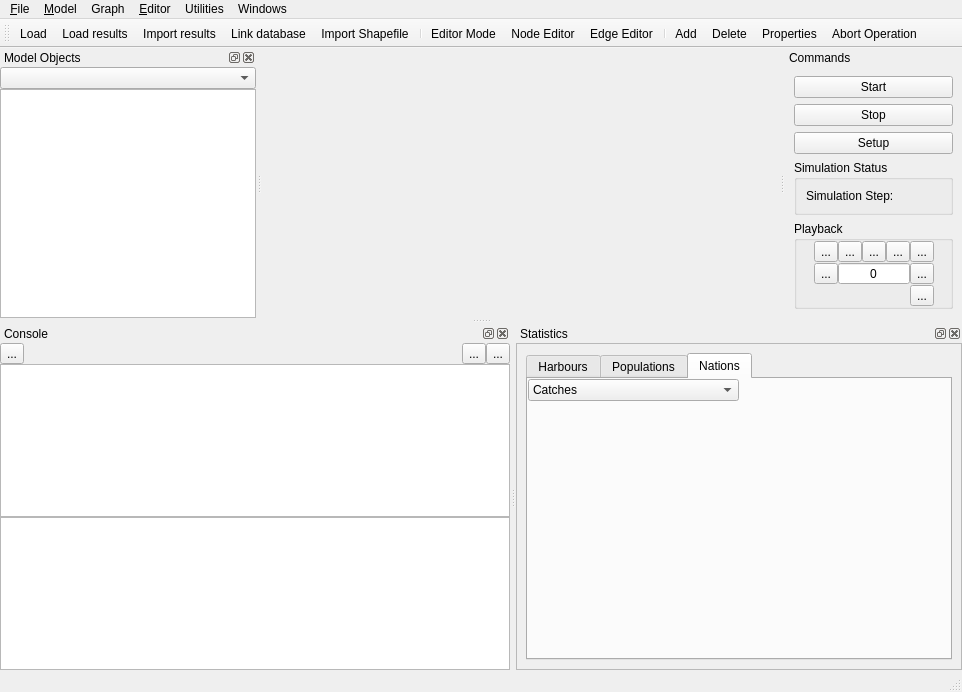
<?xml version="1.0" encoding="UTF-8"?>
<ui version="4.0">
 <class>MainWindow</class>
 <widget class="QMainWindow" name="MainWindow">
  <property name="geometry">
   <rect>
    <x>0</x>
    <y>0</y>
    <width>962</width>
    <height>692</height>
   </rect>
  </property>
  <property name="windowTitle">
   <string>DISPLACE</string>
  </property>
  <widget class="QWidget" name="centralwidget">
   <layout class="QHBoxLayout" name="horizontalLayout" stretch="0">
    <item>
     <widget class="WrapperWidget" name="mapWidget" native="true">
      <property name="sizePolicy">
       <sizepolicy hsizetype="Expanding" vsizetype="Expanding">
        <horstretch>0</horstretch>
        <verstretch>0</verstretch>
       </sizepolicy>
      </property>
      <property name="minimumSize">
       <size>
        <width>400</width>
        <height>100</height>
       </size>
      </property>
     </widget>
    </item>
   </layout>
  </widget>
  <widget class="QMenuBar" name="menubar">
   <property name="geometry">
    <rect>
     <x>0</x>
     <y>0</y>
     <width>962</width>
     <height>23</height>
    </rect>
   </property>
   <widget class="QMenu" name="menu_Model">
    <property name="title">
     <string>&amp;Model</string>
    </property>
    <widget class="QMenu" name="menuPalettes">
     <property name="title">
      <string>Palettes</string>
     </property>
     <addaction name="actionPalettes"/>
     <addaction name="actionPopulations"/>
     <addaction name="actionTariffs"/>
    </widget>
    <addaction name="actionConfiguration"/>
    <addaction name="actionScenario"/>
    <addaction name="menuPalettes"/>
   </widget>
   <widget class="QMenu" name="menu_File">
    <property name="title">
     <string>&amp;File</string>
    </property>
    <addaction name="action_Load"/>
    <addaction name="actionLoad_results"/>
    <addaction name="actionImport_results"/>
    <addaction name="actionImport_Shapefile"/>
    <addaction name="action_Link_database"/>
    <addaction name="separator"/>
    <addaction name="actionAbout_displace"/>
    <addaction name="separator"/>
    <addaction name="actionQuit"/>
   </widget>
   <widget class="QMenu" name="menu_Editor">
    <property name="title">
     <string>&amp;Editor</string>
    </property>
    <addaction name="actionGraph"/>
    <addaction name="actionNode_Editor"/>
    <addaction name="actionEdge_Edit"/>
    <addaction name="separator"/>
    <addaction name="actionClean_Selection"/>
    <addaction name="separator"/>
    <addaction name="actionAdd"/>
    <addaction name="actionDelete"/>
    <addaction name="actionProperties"/>
    <addaction name="separator"/>
    <addaction name="actionAbort_Operation"/>
   </widget>
   <widget class="QMenu" name="menuGraph">
    <property name="title">
     <string>Graph</string>
    </property>
    <addaction name="actionClear_Graph"/>
    <addaction name="actionLoad_Graph"/>
    <addaction name="actionSave_Graph"/>
    <addaction name="actionExport_Graph"/>
    <addaction name="separator"/>
    <addaction name="actionCreate_Graph"/>
    <addaction name="actionLoad_Harbours"/>
    <addaction name="actionLink_Harbours_to_Graph"/>
    <addaction name="actionLoadStockNames"/>
    <addaction name="separator"/>
    <addaction name="actionCreate_Shortest_Path"/>
    <addaction name="actionLink_Shortest_Path_Folder"/>
    <addaction name="actionAdd_Penalty_from_File"/>
    <addaction name="actionAdd_Penalty_on_Polygon"/>
    <addaction name="actionAssign_Landscape_codes"/>
    <addaction name="actionAssign_Area_codes"/>
    <addaction name="separator"/>
    <addaction name="actionMergeWeights"/>
    <addaction name="actionMergePings"/>
    <addaction name="actionCalcPopDistribution"/>
    <addaction name="actionCheck_for_isolated_subgraphs"/>
   </widget>
   <widget class="QMenu" name="menuUtilities">
    <property name="title">
     <string>Utilities</string>
    </property>
    <widget class="QMenu" name="menuExport_Graph_Image">
     <property name="title">
      <string>Export Graph Image</string>
     </property>
     <addaction name="actionExport_Harbours"/>
     <addaction name="actionExport_Populations"/>
     <addaction name="actionExport_Nations"/>
     <addaction name="separator"/>
     <addaction name="actionExportAllGraphics"/>
    </widget>
    <addaction name="actionCSV_Editor"/>
    <addaction name="actionDecision_Trees_Editor"/>
    <addaction name="actionTime_Series_Editor"/>
    <addaction name="actionVessel_Creation_Editor"/>
    <addaction name="actionR_Console"/>
    <addaction name="actionScheduler_Editor"/>
    <addaction name="separator"/>
    <addaction name="actionExport_Map"/>
    <addaction name="menuExport_Graph_Image"/>
   </widget>
   <widget class="QMenu" name="menuWindows">
    <property name="title">
     <string>Windows</string>
    </property>
   </widget>
   <addaction name="menu_File"/>
   <addaction name="menu_Model"/>
   <addaction name="menuGraph"/>
   <addaction name="menu_Editor"/>
   <addaction name="menuUtilities"/>
   <addaction name="menuWindows"/>
  </widget>
  <widget class="QStatusBar" name="statusbar"/>
  <widget class="QDockWidget" name="objectMapView">
   <property name="windowTitle">
    <string>Model Objects</string>
   </property>
   <attribute name="dockWidgetArea">
    <number>1</number>
   </attribute>
   <widget class="QWidget" name="dockWidgetContents">
    <layout class="QVBoxLayout" name="verticalLayout_4">
     <property name="spacing">
      <number>0</number>
     </property>
     <property name="leftMargin">
      <number>0</number>
     </property>
     <property name="topMargin">
      <number>0</number>
     </property>
     <property name="rightMargin">
      <number>0</number>
     </property>
     <property name="bottomMargin">
      <number>0</number>
     </property>
     <item>
      <widget class="QComboBox" name="modelSelector"/>
     </item>
     <item>
      <widget class="QTreeView" name="treeView">
       <property name="headerHidden">
        <bool>true</bool>
       </property>
      </widget>
     </item>
    </layout>
   </widget>
  </widget>
  <widget class="QDockWidget" name="consoleView">
   <property name="windowTitle">
    <string>Console</string>
   </property>
   <attribute name="dockWidgetArea">
    <number>8</number>
   </attribute>
   <widget class="QWidget" name="dockWidgetContents_2">
    <layout class="QVBoxLayout" name="verticalLayout_2">
     <property name="spacing">
      <number>0</number>
     </property>
     <property name="leftMargin">
      <number>0</number>
     </property>
     <property name="topMargin">
      <number>0</number>
     </property>
     <property name="rightMargin">
      <number>0</number>
     </property>
     <property name="bottomMargin">
      <number>0</number>
     </property>
     <item>
      <layout class="QHBoxLayout" name="horizontalLayout_2">
       <item>
        <widget class="QToolButton" name="saveConsoleButton">
         <property name="text">
          <string>...</string>
         </property>
         <property name="icon">
          <iconset resource="../tseditor/tseditor.qrc">
           <normaloff>:/icons/save.png</normaloff>:/icons/save.png</iconset>
         </property>
         <property name="iconSize">
          <size>
           <width>18</width>
           <height>18</height>
          </size>
         </property>
        </widget>
       </item>
       <item>
        <spacer name="horizontalSpacer">
         <property name="orientation">
          <enum>Qt::Horizontal</enum>
         </property>
         <property name="sizeHint" stdset="0">
          <size>
           <width>40</width>
           <height>20</height>
          </size>
         </property>
        </spacer>
       </item>
       <item>
        <widget class="QToolButton" name="cmdProfileEnable">
         <property name="text">
          <string>...</string>
         </property>
         <property name="icon">
          <iconset resource="qtgui.qrc">
           <normaloff>:/icons/timer.png</normaloff>:/icons/timer.png</iconset>
         </property>
         <property name="checkable">
          <bool>true</bool>
         </property>
        </widget>
       </item>
       <item>
        <widget class="QToolButton" name="cmdProfileSave">
         <property name="text">
          <string>...</string>
         </property>
         <property name="icon">
          <iconset resource="../tseditor/tseditor.qrc">
           <normaloff>:/icons/save.png</normaloff>:/icons/save.png</iconset>
         </property>
        </widget>
       </item>
      </layout>
     </item>
     <item>
      <widget class="QPlainTextEdit" name="console"/>
     </item>
     <item>
      <widget class="QPlainTextEdit" name="profilingOutput"/>
     </item>
    </layout>
   </widget>
  </widget>
  <widget class="QDockWidget" name="statsView">
   <property name="windowTitle">
    <string>Statistics</string>
   </property>
   <attribute name="dockWidgetArea">
    <number>8</number>
   </attribute>
   <widget class="QWidget" name="dockWidgetContents_3">
    <layout class="QVBoxLayout" name="verticalLayout_3">
     <property name="spacing">
      <number>0</number>
     </property>
     <property name="leftMargin">
      <number>0</number>
     </property>
     <property name="topMargin">
      <number>0</number>
     </property>
     <property name="rightMargin">
      <number>0</number>
     </property>
     <property name="bottomMargin">
      <number>0</number>
     </property>
     <item>
      <widget class="QFrame" name="frame_2">
       <property name="frameShape">
        <enum>QFrame::StyledPanel</enum>
       </property>
       <property name="frameShadow">
        <enum>QFrame::Raised</enum>
       </property>
       <layout class="QVBoxLayout" name="verticalLayout_6">
        <item>
         <widget class="QTabWidget" name="statsTab">
          <property name="currentIndex">
           <number>2</number>
          </property>
          <widget class="QWidget" name="tabStatsHarbours">
           <attribute name="icon">
            <iconset resource="qtgui.qrc">
             <normaloff>:/icons/harbour.png</normaloff>:/icons/harbour.png</iconset>
           </attribute>
           <attribute name="title">
            <string>Harbours</string>
           </attribute>
           <layout class="QVBoxLayout" name="verticalLayout_7" stretch="0,1">
            <property name="spacing">
             <number>0</number>
            </property>
            <property name="leftMargin">
             <number>0</number>
            </property>
            <property name="topMargin">
             <number>0</number>
            </property>
            <property name="rightMargin">
             <number>0</number>
            </property>
            <property name="bottomMargin">
             <number>0</number>
            </property>
            <item>
             <layout class="QHBoxLayout" name="horizontalLayout_5">
              <item>
               <widget class="QComboBox" name="harbStatSelector">
                <property name="sizePolicy">
                 <sizepolicy hsizetype="MinimumExpanding" vsizetype="Fixed">
                  <horstretch>0</horstretch>
                  <verstretch>0</verstretch>
                 </sizepolicy>
                </property>
                <item>
                 <property name="text">
                  <string>Cum Catches</string>
                 </property>
                </item>
                <item>
                 <property name="text">
                  <string>Revenues</string>
                 </property>
                </item>
                <item>
                 <property name="text">
                  <string>Gross Added Value</string>
                 </property>
                </item>
                <item>
                 <property name="text">
                  <string>VPUF</string>
                 </property>
                </item>
               </widget>
              </item>
              <item>
               <spacer name="horizontalSpacer_6">
                <property name="orientation">
                 <enum>Qt::Horizontal</enum>
                </property>
                <property name="sizeHint" stdset="0">
                 <size>
                  <width>40</width>
                  <height>20</height>
                 </size>
                </property>
               </spacer>
              </item>
             </layout>
            </item>
            <item>
             <widget class="QCustomPlot" name="plotHarbours" native="true"/>
            </item>
           </layout>
          </widget>
          <widget class="QWidget" name="tabStatsPopulations">
           <attribute name="icon">
            <iconset resource="qtgui.qrc">
             <normaloff>:/icons/fish.png</normaloff>:/icons/fish.png</iconset>
           </attribute>
           <attribute name="title">
            <string>Populations</string>
           </attribute>
           <layout class="QVBoxLayout" name="verticalLayout_8" stretch="0,1">
            <property name="spacing">
             <number>0</number>
            </property>
            <property name="leftMargin">
             <number>0</number>
            </property>
            <property name="topMargin">
             <number>0</number>
            </property>
            <property name="rightMargin">
             <number>0</number>
            </property>
            <property name="bottomMargin">
             <number>0</number>
            </property>
            <item>
             <layout class="QHBoxLayout" name="horizontalLayout_3">
              <item>
               <widget class="QComboBox" name="popStatSelector">
                <property name="sizePolicy">
                 <sizepolicy hsizetype="MinimumExpanding" vsizetype="Fixed">
                  <horstretch>0</horstretch>
                  <verstretch>0</verstretch>
                 </sizepolicy>
                </property>
                <item>
                 <property name="text">
                  <string>Number at size</string>
                 </property>
                </item>
                <item>
                 <property name="text">
                  <string>Fishing mortality</string>
                 </property>
                </item>
               </widget>
              </item>
              <item>
               <spacer name="horizontalSpacer_4">
                <property name="orientation">
                 <enum>Qt::Horizontal</enum>
                </property>
                <property name="sizeHint" stdset="0">
                 <size>
                  <width>40</width>
                  <height>20</height>
                 </size>
                </property>
               </spacer>
              </item>
             </layout>
            </item>
            <item>
             <widget class="QCustomPlot" name="plotPopulations" native="true"/>
            </item>
           </layout>
          </widget>
          <widget class="QWidget" name="nationsTab">
           <attribute name="icon">
            <iconset resource="qtgui.qrc">
             <normaloff>:/icons/places.png</normaloff>:/icons/places.png</iconset>
           </attribute>
           <attribute name="title">
            <string>Nations</string>
           </attribute>
           <layout class="QVBoxLayout" name="verticalLayout_9" stretch="0,1">
            <property name="spacing">
             <number>0</number>
            </property>
            <property name="leftMargin">
             <number>0</number>
            </property>
            <property name="topMargin">
             <number>0</number>
            </property>
            <property name="rightMargin">
             <number>0</number>
            </property>
            <property name="bottomMargin">
             <number>0</number>
            </property>
            <item>
             <layout class="QHBoxLayout" name="horizontalLayout_4">
              <item>
               <widget class="QComboBox" name="nationsStatsSelector">
                <property name="sizePolicy">
                 <sizepolicy hsizetype="MinimumExpanding" vsizetype="Fixed">
                  <horstretch>0</horstretch>
                  <verstretch>0</verstretch>
                 </sizepolicy>
                </property>
                <item>
                 <property name="text">
                  <string>Catches</string>
                 </property>
                </item>
                <item>
                 <property name="text">
                  <string>Revenues</string>
                 </property>
                </item>
                <item>
                 <property name="text">
                  <string>Revenues - Ex</string>
                 </property>
                </item>
                <item>
                 <property name="text">
                  <string>Time At Sea</string>
                 </property>
                </item>
                <item>
                 <property name="text">
                  <string>Gross Value Added</string>
                 </property>
                </item>
                <item>
                 <property name="text">
                  <string>VPUF</string>
                 </property>
                </item>
               </widget>
              </item>
              <item>
               <spacer name="horizontalSpacer_5">
                <property name="orientation">
                 <enum>Qt::Horizontal</enum>
                </property>
                <property name="sizeHint" stdset="0">
                 <size>
                  <width>40</width>
                  <height>20</height>
                 </size>
                </property>
               </spacer>
              </item>
             </layout>
            </item>
            <item>
             <widget class="QCustomPlot" name="plotNations" native="true"/>
            </item>
           </layout>
          </widget>
         </widget>
        </item>
       </layout>
      </widget>
     </item>
    </layout>
   </widget>
  </widget>
  <widget class="QDockWidget" name="dockWidget">
   <property name="features">
    <set>QDockWidget::DockWidgetMovable</set>
   </property>
   <property name="windowTitle">
    <string>Commands</string>
   </property>
   <attribute name="dockWidgetArea">
    <number>2</number>
   </attribute>
   <widget class="QWidget" name="dockWidgetContents_4">
    <layout class="QVBoxLayout" name="verticalLayout_5">
     <item>
      <widget class="QPushButton" name="cmdStart">
       <property name="text">
        <string>Start</string>
       </property>
       <property name="icon">
        <iconset resource="qtgui.qrc">
         <normaloff>:/icons/start.png</normaloff>:/icons/start.png</iconset>
       </property>
      </widget>
     </item>
     <item>
      <widget class="QPushButton" name="cmdStop">
       <property name="text">
        <string>Stop</string>
       </property>
       <property name="icon">
        <iconset resource="qtgui.qrc">
         <normaloff>:/icons/stop.png</normaloff>:/icons/stop.png</iconset>
       </property>
      </widget>
     </item>
     <item>
      <widget class="QPushButton" name="cmdSetup">
       <property name="text">
        <string>Setup</string>
       </property>
       <property name="icon">
        <iconset resource="../tseditor/tseditor.qrc">
         <normaloff>:/icons/setup.png</normaloff>:/icons/setup.png</iconset>
       </property>
      </widget>
     </item>
     <item>
      <spacer name="verticalSpacer">
       <property name="orientation">
        <enum>Qt::Vertical</enum>
       </property>
       <property name="sizeHint" stdset="0">
        <size>
         <width>20</width>
         <height>201</height>
        </size>
       </property>
      </spacer>
     </item>
     <item>
      <widget class="QGroupBox" name="groupBox">
       <property name="title">
        <string>Simulation Status</string>
       </property>
       <layout class="QVBoxLayout" name="verticalLayout">
        <item>
         <widget class="QLabel" name="info_simstep">
          <property name="minimumSize">
           <size>
            <width>135</width>
            <height>0</height>
           </size>
          </property>
          <property name="text">
           <string>Simulation Step:</string>
          </property>
         </widget>
        </item>
       </layout>
      </widget>
     </item>
     <item>
      <widget class="QGroupBox" name="groupBox_2">
       <property name="title">
        <string>Playback</string>
       </property>
       <layout class="QGridLayout" name="gridLayout">
        <property name="leftMargin">
         <number>0</number>
        </property>
        <property name="topMargin">
         <number>0</number>
        </property>
        <property name="rightMargin">
         <number>0</number>
        </property>
        <property name="bottomMargin">
         <number>0</number>
        </property>
        <property name="spacing">
         <number>0</number>
        </property>
        <item row="0" column="6">
         <spacer name="horizontalSpacer_2">
          <property name="orientation">
           <enum>Qt::Horizontal</enum>
          </property>
          <property name="sizeHint" stdset="0">
           <size>
            <width>5</width>
            <height>20</height>
           </size>
          </property>
         </spacer>
        </item>
        <item row="1" column="5">
         <widget class="QToolButton" name="play_last">
          <property name="text">
           <string>...</string>
          </property>
          <property name="icon">
           <iconset resource="qtgui.qrc">
            <normaloff>:/icons/last.png</normaloff>:/icons/last.png</iconset>
          </property>
         </widget>
        </item>
        <item row="1" column="1">
         <widget class="QToolButton" name="play_first">
          <property name="text">
           <string>...</string>
          </property>
          <property name="icon">
           <iconset resource="qtgui.qrc">
            <normaloff>:/icons/first.png</normaloff>:/icons/first.png</iconset>
          </property>
         </widget>
        </item>
        <item row="0" column="5">
         <widget class="QToolButton" name="play_ffwd">
          <property name="text">
           <string>...</string>
          </property>
          <property name="icon">
           <iconset resource="qtgui.qrc">
            <normaloff>:/icons/fastfwd.png</normaloff>:/icons/fastfwd.png</iconset>
          </property>
         </widget>
        </item>
        <item row="0" column="4">
         <widget class="QToolButton" name="play_fwd">
          <property name="text">
           <string>...</string>
          </property>
          <property name="icon">
           <iconset resource="qtgui.qrc">
            <normaloff>:/icons/stepfwd.png</normaloff>:/icons/stepfwd.png</iconset>
          </property>
         </widget>
        </item>
        <item row="0" column="1">
         <widget class="QToolButton" name="play_fbk">
          <property name="text">
           <string>...</string>
          </property>
          <property name="icon">
           <iconset resource="qtgui.qrc">
            <normaloff>:/icons/fastrev.png</normaloff>:/icons/fastrev.png</iconset>
          </property>
         </widget>
        </item>
        <item row="0" column="2">
         <widget class="QToolButton" name="play_bk">
          <property name="text">
           <string>...</string>
          </property>
          <property name="icon">
           <iconset resource="qtgui.qrc">
            <normaloff>:/icons/stepbk.png</normaloff>:/icons/stepbk.png</iconset>
          </property>
         </widget>
        </item>
        <item row="1" column="2" colspan="3">
         <widget class="QSpinBox" name="play_step">
          <property name="alignment">
           <set>Qt::AlignCenter</set>
          </property>
          <property name="buttonSymbols">
           <enum>QAbstractSpinBox::NoButtons</enum>
          </property>
         </widget>
        </item>
        <item row="0" column="3">
         <widget class="QToolButton" name="play_auto">
          <property name="text">
           <string>...</string>
          </property>
          <property name="icon">
           <iconset resource="qtgui.qrc">
            <normaloff>:/icons/start.png</normaloff>:/icons/start.png</iconset>
          </property>
         </widget>
        </item>
        <item row="0" column="0">
         <spacer name="horizontalSpacer_3">
          <property name="orientation">
           <enum>Qt::Horizontal</enum>
          </property>
          <property name="sizeHint" stdset="0">
           <size>
            <width>5</width>
            <height>20</height>
           </size>
          </property>
         </spacer>
        </item>
        <item row="2" column="5">
         <widget class="QToolButton" name="play_params">
          <property name="text">
           <string>...</string>
          </property>
         </widget>
        </item>
       </layout>
      </widget>
     </item>
    </layout>
   </widget>
  </widget>
  <widget class="QToolBar" name="toolBar">
   <property name="windowTitle">
    <string>toolBar</string>
   </property>
   <attribute name="toolBarArea">
    <enum>TopToolBarArea</enum>
   </attribute>
   <attribute name="toolBarBreak">
    <bool>false</bool>
   </attribute>
   <addaction name="action_Load"/>
   <addaction name="actionLoad_results"/>
   <addaction name="actionImport_results"/>
   <addaction name="action_Link_database"/>
   <addaction name="actionImport_Shapefile"/>
   <addaction name="separator"/>
   <addaction name="actionGraph"/>
   <addaction name="actionNode_Editor"/>
   <addaction name="actionEdge_Edit"/>
   <addaction name="separator"/>
   <addaction name="actionAdd"/>
   <addaction name="actionDelete"/>
   <addaction name="actionProperties"/>
   <addaction name="actionAbort_Operation"/>
  </widget>
  <action name="action_Load">
   <property name="icon">
    <iconset resource="qtgui.qrc">
     <normaloff>:/icons/loadsim.png</normaloff>:/icons/loadsim.png</iconset>
   </property>
   <property name="text">
    <string>&amp;Load...</string>
   </property>
  </action>
  <action name="actionScenario">
   <property name="icon">
    <iconset resource="qtgui.qrc">
     <normaloff>:/icons/scenario.png</normaloff>:/icons/scenario.png</iconset>
   </property>
   <property name="text">
    <string>Scenario...</string>
   </property>
  </action>
  <action name="actionSave">
   <property name="icon">
    <iconset resource="../tseditor/tseditor.qrc">
     <normaloff>:/icons/save.png</normaloff>:/icons/save.png</iconset>
   </property>
   <property name="text">
    <string>Save Simulation Config...</string>
   </property>
  </action>
  <action name="actionQuit">
   <property name="icon">
    <iconset resource="../tseditor/tseditor.qrc">
     <normaloff>:/icons/quit.png</normaloff>:/icons/quit.png</iconset>
   </property>
   <property name="text">
    <string>Quit</string>
   </property>
  </action>
  <action name="actionLoad_results">
   <property name="icon">
    <iconset resource="../tseditor/tseditor.qrc">
     <normaloff>:/icons/load.png</normaloff>:/icons/load.png</iconset>
   </property>
   <property name="text">
    <string>Load results...</string>
   </property>
  </action>
  <action name="actionImport_results">
   <property name="icon">
    <iconset resource="qtgui.qrc">
     <normaloff>:/icons/database.png</normaloff>:/icons/database.png</iconset>
   </property>
   <property name="text">
    <string>Import results...</string>
   </property>
  </action>
  <action name="action_Link_database">
   <property name="icon">
    <iconset resource="qtgui.qrc">
     <normaloff>:/icons/link.png</normaloff>:/icons/link.png</iconset>
   </property>
   <property name="text">
    <string>&amp;Link database...</string>
   </property>
  </action>
  <action name="actionConfiguration">
   <property name="icon">
    <iconset resource="qtgui.qrc">
     <normaloff>:/icons/config.png</normaloff>:/icons/config.png</iconset>
   </property>
   <property name="text">
    <string>Configuration...</string>
   </property>
  </action>
  <action name="actionGraph">
   <property name="checkable">
    <bool>true</bool>
   </property>
   <property name="icon">
    <iconset resource="qtgui.qrc">
     <normaloff>:/icons/graph.png</normaloff>:/icons/graph.png</iconset>
   </property>
   <property name="text">
    <string>Editor Mode</string>
   </property>
  </action>
  <action name="actionImport_Shapefile">
   <property name="icon">
    <iconset resource="qtgui.qrc">
     <normaloff>:/icons/compass.png</normaloff>:/icons/compass.png</iconset>
   </property>
   <property name="text">
    <string>Import Shapefile...</string>
   </property>
  </action>
  <action name="actionPalettes">
   <property name="icon">
    <iconset resource="qtgui.qrc">
     <normaloff>:/icons/colors.png</normaloff>:/icons/colors.png</iconset>
   </property>
   <property name="text">
    <string>Values...</string>
   </property>
  </action>
  <action name="actionPopulations">
   <property name="icon">
    <iconset resource="qtgui.qrc">
     <normaloff>:/icons/colors.png</normaloff>:/icons/colors.png</iconset>
   </property>
   <property name="text">
    <string>Populations...</string>
   </property>
  </action>
  <action name="actionEdge_Edit">
   <property name="checkable">
    <bool>true</bool>
   </property>
   <property name="icon">
    <iconset resource="qtgui.qrc">
     <normaloff>:/icons/edge.png</normaloff>:/icons/edge.png</iconset>
   </property>
   <property name="text">
    <string>Edge Editor</string>
   </property>
  </action>
  <action name="actionClear_Graph">
   <property name="icon">
    <iconset resource="qtgui.qrc">
     <normaloff>:/icons/close.png</normaloff>:/icons/close.png</iconset>
   </property>
   <property name="text">
    <string>Clear Graph</string>
   </property>
  </action>
  <action name="actionAdd">
   <property name="checkable">
    <bool>true</bool>
   </property>
   <property name="icon">
    <iconset resource="qtgui.qrc">
     <normaloff>:/icons/add.png</normaloff>:/icons/add.png</iconset>
   </property>
   <property name="text">
    <string>Add...</string>
   </property>
  </action>
  <action name="actionDelete">
   <property name="icon">
    <iconset resource="qtgui.qrc">
     <normaloff>:/icons/delete.png</normaloff>:/icons/delete.png</iconset>
   </property>
   <property name="text">
    <string>Delete...</string>
   </property>
   <property name="shortcut">
    <string>Ctrl+D</string>
   </property>
  </action>
  <action name="actionProperties">
   <property name="icon">
    <iconset resource="qtgui.qrc">
     <normaloff>:/icons/info.png</normaloff>:/icons/info.png</iconset>
   </property>
   <property name="text">
    <string>Properties...</string>
   </property>
  </action>
  <action name="actionNode_Editor">
   <property name="checkable">
    <bool>true</bool>
   </property>
   <property name="icon">
    <iconset resource="qtgui.qrc">
     <normaloff>:/icons/node.png</normaloff>:/icons/node.png</iconset>
   </property>
   <property name="text">
    <string>Node Editor</string>
   </property>
  </action>
  <action name="actionExport_Graph">
   <property name="text">
    <string>Export...</string>
   </property>
  </action>
  <action name="actionLoad_Graph">
   <property name="icon">
    <iconset resource="../tseditor/tseditor.qrc">
     <normaloff>:/icons/load.png</normaloff>:/icons/load.png</iconset>
   </property>
   <property name="text">
    <string>Load...</string>
   </property>
  </action>
  <action name="actionCreate_Graph">
   <property name="text">
    <string>Create Graph...</string>
   </property>
  </action>
  <action name="actionLoad_Harbours">
   <property name="text">
    <string>Load Harbours...</string>
   </property>
  </action>
  <action name="actionLink_Shortest_Path_Folder">
   <property name="text">
    <string>Link Shortest Path Folder...</string>
   </property>
  </action>
  <action name="actionCreate_Shortest_Path">
   <property name="text">
    <string>Create Shortest Path...</string>
   </property>
  </action>
  <action name="actionAdd_Penalty_from_File">
   <property name="text">
    <string>Add Penalty from Shapefile...</string>
   </property>
  </action>
  <action name="actionAdd_Penalty_on_Polygon">
   <property name="text">
    <string>Add Penalty on Polygon</string>
   </property>
  </action>
  <action name="actionSave_Graph">
   <property name="icon">
    <iconset resource="../tseditor/tseditor.qrc">
     <normaloff>:/icons/save.png</normaloff>:/icons/save.png</iconset>
   </property>
   <property name="text">
    <string>Save...</string>
   </property>
  </action>
  <action name="actionLink_Harbours_to_Graph">
   <property name="text">
    <string>Link Harbours to Graph...</string>
   </property>
  </action>
  <action name="actionAbort_Operation">
   <property name="icon">
    <iconset resource="../tseditor/tseditor.qrc">
     <normaloff>:/icons/remove.png</normaloff>:/icons/remove.png</iconset>
   </property>
   <property name="text">
    <string>Abort Operation</string>
   </property>
  </action>
  <action name="actionAbout_displace">
   <property name="text">
    <string>About displace...</string>
   </property>
  </action>
  <action name="actionCSV_Editor">
   <property name="icon">
    <iconset resource="qtgui.qrc">
     <normaloff>:/icons/csv.png</normaloff>:/icons/csv.png</iconset>
   </property>
   <property name="text">
    <string>CSV Editor...</string>
   </property>
  </action>
  <action name="actionMergeWeights">
   <property name="text">
    <string>Merge Geodata to At-Sea Nodes...</string>
   </property>
  </action>
  <action name="actionMergePings">
   <property name="text">
    <string>Merge Geodata to Harbour Nodes...</string>
   </property>
  </action>
  <action name="actionCalcPopDistribution">
   <property name="text">
    <string>Calculate Population Distribution...</string>
   </property>
  </action>
  <action name="actionExport_Map">
   <property name="text">
    <string>Export Map Image...</string>
   </property>
  </action>
  <action name="actionExport_Harbours">
   <property name="text">
    <string>Harbours</string>
   </property>
  </action>
  <action name="actionExport_Populations">
   <property name="text">
    <string>Populations</string>
   </property>
  </action>
  <action name="actionExport_Nations">
   <property name="text">
    <string>Nations</string>
   </property>
  </action>
  <action name="actionAssign_Landscape_codes">
   <property name="text">
    <string>Assign Landscape codes...</string>
   </property>
  </action>
  <action name="actionAssign_Area_codes">
   <property name="text">
    <string>Assign Area codes...</string>
   </property>
  </action>
  <action name="actionLoadStockNames">
   <property name="text">
    <string>Load stock names...</string>
   </property>
  </action>
  <action name="actionDecision_Trees_Editor">
   <property name="icon">
    <iconset resource="qtgui.qrc">
     <normaloff>:/icons/dteditor.png</normaloff>:/icons/dteditor.png</iconset>
   </property>
   <property name="text">
    <string>Decision Trees Editor...</string>
   </property>
  </action>
  <action name="actionCheck_for_isolated_subgraphs">
   <property name="text">
    <string>Check for isolated subgraphs...</string>
   </property>
  </action>
  <action name="actionClean_Selection">
   <property name="text">
    <string>Clear Selection</string>
   </property>
  </action>
  <action name="actionR_Console">
   <property name="icon">
    <iconset resource="../tseditor/tseditor.qrc">
     <normaloff>:/icons/Rlogo.png</normaloff>:/icons/Rlogo.png</iconset>
   </property>
   <property name="text">
    <string>R Console...</string>
   </property>
  </action>
  <action name="actionTime_Series_Editor">
   <property name="icon">
    <iconset resource="qtgui.qrc">
     <normaloff>:/icons/tseditor.png</normaloff>:/icons/tseditor.png</iconset>
   </property>
   <property name="text">
    <string>Time Series Editor...</string>
   </property>
  </action>
  <action name="actionVessel_Creation_Editor">
   <property name="icon">
    <iconset>
     <normaloff>../vesseleditor/icons/vesseleditor.png</normaloff>../vesseleditor/icons/vesseleditor.png</iconset>
   </property>
   <property name="text">
    <string>Vessel Creation Editor...</string>
   </property>
  </action>
  <action name="actionTariffs">
   <property name="icon">
    <iconset resource="qtgui.qrc">
     <normaloff>:/icons/colors.png</normaloff>:/icons/colors.png</iconset>
   </property>
   <property name="text">
    <string>Tariffs...</string>
   </property>
  </action>
  <action name="actionScheduler_Editor">
   <property name="icon">
    <iconset resource="qtgui.qrc">
     <normaloff>:/icons/scheduler.png</normaloff>:/icons/scheduler.png</iconset>
   </property>
   <property name="text">
    <string>Scheduler Editor...</string>
   </property>
  </action>
  <action name="actionExportAllGraphics">
   <property name="text">
    <string>All...</string>
   </property>
  </action>
 </widget>
 <customwidgets>
  <customwidget>
   <class>QCustomPlot</class>
   <extends>QWidget</extends>
   <header>qcustomplot.h</header>
   <container>1</container>
  </customwidget>
  <customwidget>
   <class>WrapperWidget</class>
   <extends>QWidget</extends>
   <header>wrapperwidget.h</header>
   <container>1</container>
  </customwidget>
 </customwidgets>
 <resources>
  <include location="../tseditor/tseditor.qrc"/>
  <include location="qtgui.qrc"/>
 </resources>
 <connections/>
</ui>
